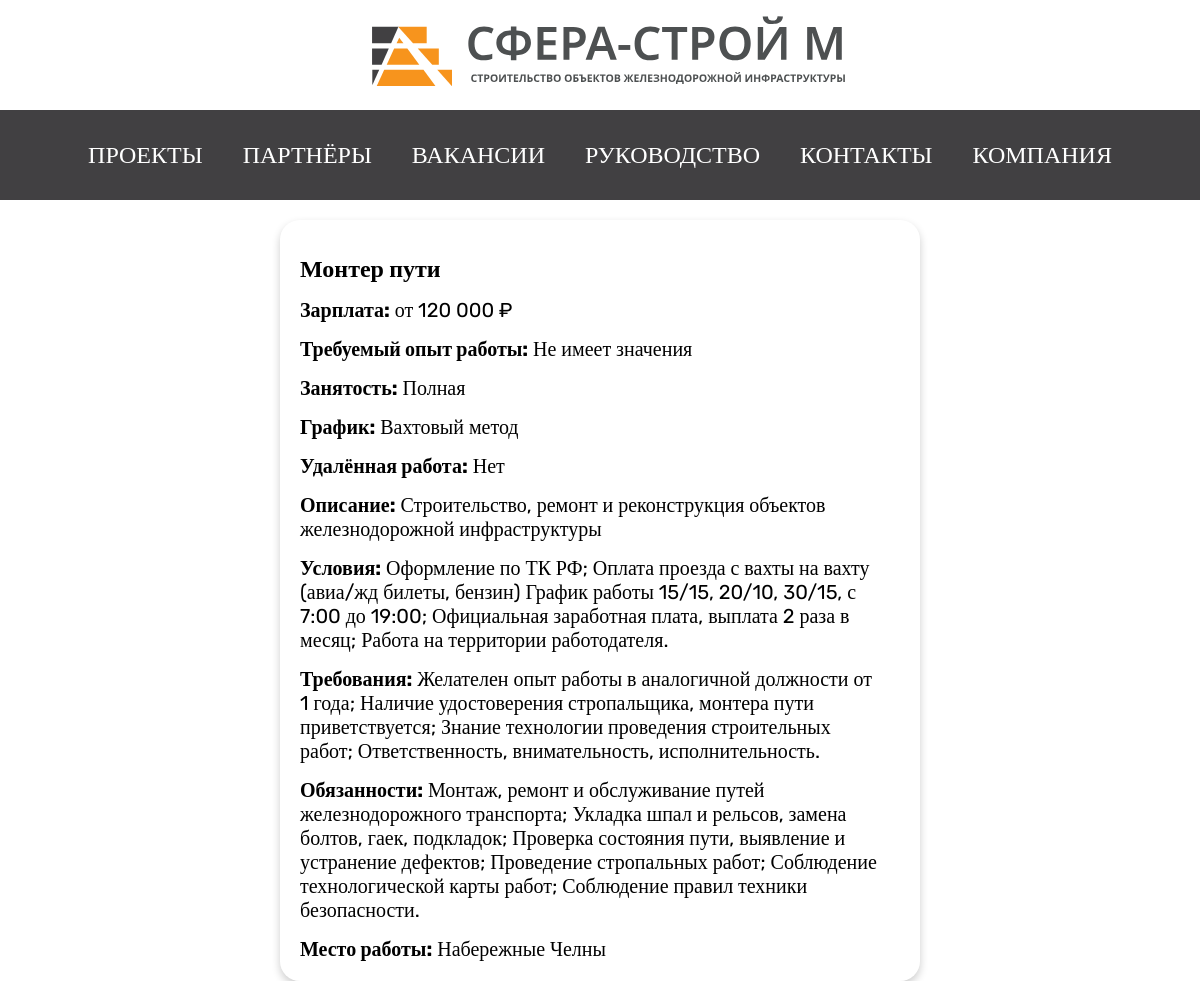
The app's page /job/1/ with its own data.
### main/models.py (models this page shows)
class Jobs(models.Model):
    name = models.CharField(max_length=100)
    salary = models.CharField(max_length=100)
    trebuyemyy_opyt_raboty = models.CharField(max_length=100)
    zanyatost = models.CharField(max_length=100)
    grafik = models.CharField(max_length=100)
    udalonnayarabota = models.BooleanField(choices=[(True, 'Да'), (False, 'Нет')], default=False)
    kratkoye_opisaniye = models.TextField(max_length=255)
    usloviya = models.TextField()
    trebovaniya = models.TextField(default='SOME STRING')
    obyazannosti = models.TextField(default='SOME STRING')
    mesto_raboty = models.CharField(max_length=100, default='SOME STRING')

### main/views.py (the view)
# urls.py: path('job/<int:id>/', views.job_detail, name='job_detail'),
def job_detail(request, id):
    job = get_object_or_404(Jobs, id=id)
    return render(request, 'job_detail.html', {'job': job})

### templates/job_detail.html (shortened to what this page needs)
{% extends "header.html" %}
{% block content %}
    {% load static %}
    <link rel="stylesheet" href="{% static 'css/job_detail.css' %}">
    <div class="conteiner">
<div class="boxjob">
    <div class="name">{{ job.name }}</div>
    <div class="salary"><strong>Зарплата:</strong> {{ job.salary }} ₽</div>
    <div class="city"><strong>Требуемый опыт работы:</strong> {{ job.trebuyemyy_opyt_raboty }}</div>
    <div class="city"><strong>Занятость:</strong> {{ job.zanyatost }}</div>
    <div class="city"><strong>График:</strong> {{ job.grafik }}</div>
    <div class="city"><strong>Удалённая работа:</strong> {{ job.udalonnayarabota|yesno:"Да,Нет" }}</div>
    <div class="city"><strong>Описание:</strong> {{ job.kratkoye_opisaniye }}</div>
    <div class="city"><strong>Условия:</strong> {{ job.usloviya }}</div>
    <div class="city"><strong>Требования:</strong> {{ job.trebovaniya }}</div>
    <div class="city"><strong>Обязанности:</strong> {{ job.obyazannosti }}</div>
    <div class="city"><strong>Место работы:</strong> {{ job.mesto_raboty }}</div>
</div>
    </div>
{% endblock %}

### static/css/job_detail.css (style rules this page uses)
.conteiner { display: flex; align-items: center; justify-content: center; }
.boxjob { min-width: 50%; display: flex; margin-top: 20px; font-size: 20px; flex-direction: column; box-shadow: 0 4px 8px rgba(0, 0, 0, 0.2); padding: 20px; text-decoration: none; border-radius: 20px; background-color: #ffffff2b; transition: box-shadow 0.3s ease, background-color 0.3s ease; color: black; max-width: 50%; }
.name { font-family: Rubik, serif; font-weight: 600; margin-top: 15px; font-size: 24px; }
.salary, .city { font-family: Rubik, serif; font-weight: 400; margin-top: 15px; }
@media (min-width: 769px) { .boxjob { max-width: 50%; } }
@media (min-width: 769px) { .salary, .city { display: inline-block; margin-right: 20px; } }

### records on screen
Jobs: name "Монтер пути", salary "от 120 000", trebuyemyy_opyt_raboty "Не имеет значения", zanyatost "Полная", grafik "Вахтовый метод", udalonnayarabota "Нет", kratkoye_opisaniye "Строительство, ремонт и реконструкция объектов железнодорожной инфраструктуры", usloviya "Оформление по ТК РФ; Оплата проезда с вахты на вахту (авиа/жд билеты, бензин) График работы 15/15, 20/10, 30/15, с 7:00 до 19:00; Официальная заработная плата, выплата 2 раза в месяц; Работа на территории работодателя.", trebovaniya "Желателен опыт работы в аналогичной должности от 1 года; Наличие удостоверения стропальщика, монтера пути приветствуется; Знание технологии проведения строительных работ; Ответственность, внимательность, исполнительность.", obyazannosti "Монтаж, ремонт и обслуживание путей железнодорожного транспорта; Укладка шпал и рельсов, замена болтов, гаек, подкладок; Проверка состояния пути, выявление и устранение дефектов; Проведение стропальных работ; Соблюдение технологической карты работ; Соблюдение правил техники безопасности.", mesto_raboty "Набережные Челны"
